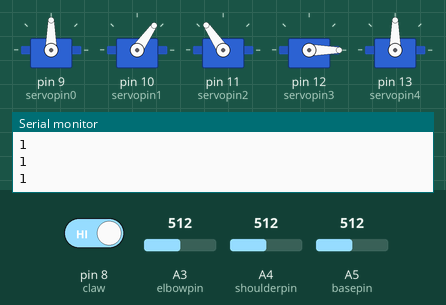
Recording of a sketch running on a simulated Arduino Uno, built with avr-gcc and run on an emulated ATmega328P. Shown: 5 × servo, the last lines printed to the serial monitor. Inputs (shaded band) come from the test bench; at power-on: A3 (elbowpin) = 512, A4 (shoulderpin) = 512, A5 (basepin) = 512, pin 8 (claw) HIGH.

Above: at 1.2 s.
1.3 s: A3 (elbowpin) set to 716
At 2.3 s:
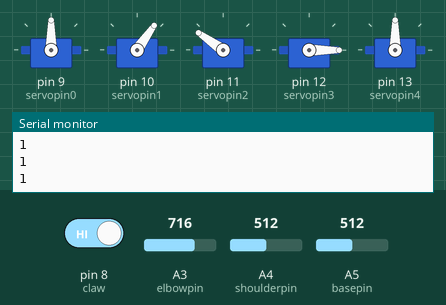
2.8 s: A4 (shoulderpin) set to 716
At 3.3 s:
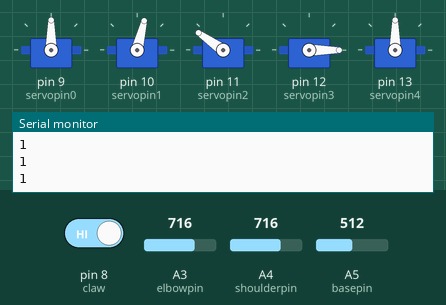
4.3 s: A5 (basepin) set to 716
At 5.5 s:
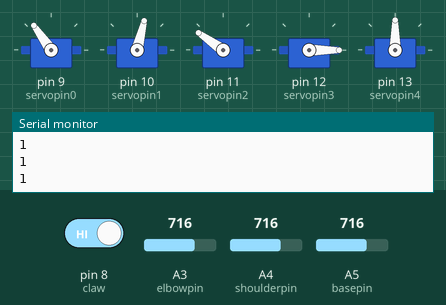
5.8 s: pin 8 (claw) driven LOW
At 6.8 s:
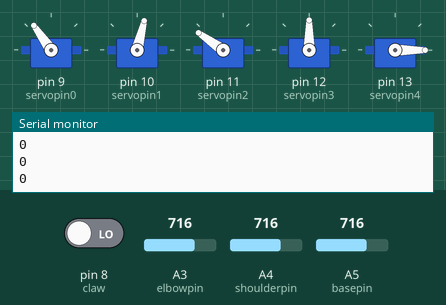
7.3 s: A3 (elbowpin) set to 900
At 8.1 s:
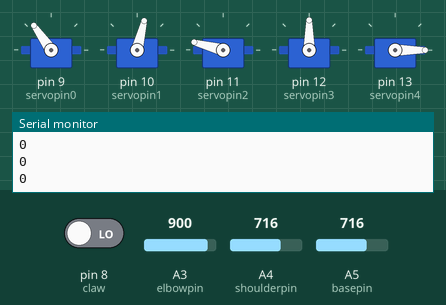
8.8 s: A4 (shoulderpin) set to 900
At 9.2 s:
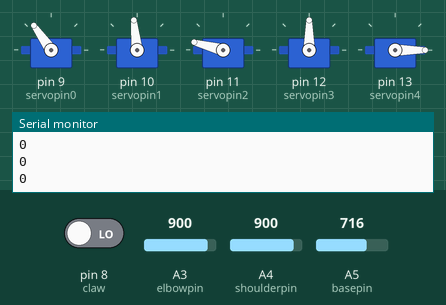
Timing chart, 0 to 11.3 s (numbered marks = the images above; inputs shaded):
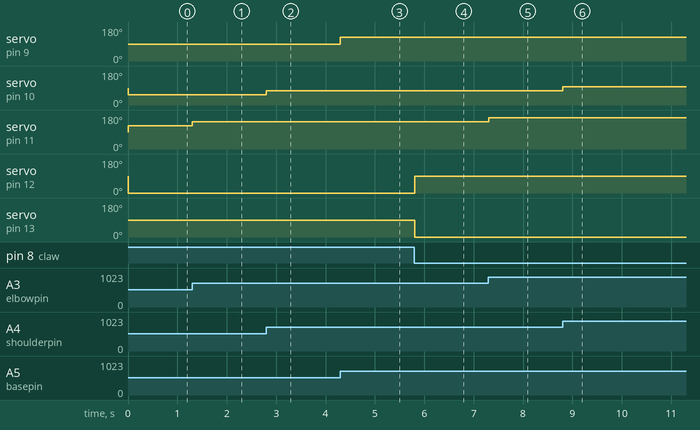

The sketch:

Assisting-Arm-Final-Code.ino
```cpp
// PROJECT   : Assisting Arm
// PURPOSE   : A Moving Robotic Arm Controlled with POTs and Switches
// COURSE    : ICD2O
// AUTHOR    : Evan M
// DATE      : 2024 04 12
// MCU       : 328P (Uno)
// STATUS    : Working
// REFERENCE : http://darcy.rsgc.on.ca/

#include <Servo.h>
// Pins for the inputs
#define basepin A5
#define shoulderpin A4
#define elbowpin A3
#define claw 8

#define servopin0 9
#define servopin1 10
#define servopin2 11
#define servopin3 12
#define servopin4 13

// Starting Positions for the Servos
uint8_t servocount0 = 90;
uint8_t servocount1 = 90;
uint8_t servocount2 = 90;
uint8_t clawcount = 90;
uint8_t clawcount2 = 90;
uint8_t basevalue = 0;

//Attaching Servos
Servo servo0;
Servo servo1;
Servo servo2;
Servo servo3;
Servo servo4;

void setup() {
Serial.begin(9600); // Serial Startup
//Attaching Servos
servo0.attach(servopin0);
servo1.attach(servopin1);
servo2.attach(servopin2);
servo3.attach(servopin3);
servo4.attach(servopin4);
//Attaching Inputs
pinMode(basepin, INPUT);
pinMode(shoulderpin, INPUT);
pinMode(elbowpin, INPUT);
pinMode(claw, INPUT);
}

void loop() {
//Inputs for the if loops
int base = analogRead(basepin);
int basevalue = map(base, 0, 1023, 0, 180);
int shoulder = analogRead(shoulderpin);
int shouldervalue = map(shoulder, 0, 1023, 0, 110);
int elbow = analogRead(elbowpin);
int elbowvalue = map(elbow, 0, 1023, 70, 180);
uint8_t cl = digitalRead(claw);

if (basevalue > 178){
  basevalue = basevalue - 1;
}
if (basevalue < 2){
  basevalue = basevalue + 1;
}

servo0.write(basevalue);
delay(1);

if (shouldervalue > 110){
  shouldervalue = shouldervalue - 1;
}
if (shouldervalue < 2){
  shouldervalue = shouldervalue + 1;
}

servo1.write(shouldervalue);
delay(1);

if (elbowvalue > 110){
  elbowvalue = elbowvalue - 1;
}
if (elbowvalue < 2){
  elbowvalue = elbowvalue + 1;
}
servo2.write(elbowvalue);
delay(1);

if (cl == 0){
  clawcount = 90;
  clawcount2 = 0;
  servo3.write(clawcount);
  servo4.write(clawcount2);
  delay(1);
}
if (cl == 1){
  clawcount = 0;
  clawcount2 = 90;
  servo3.write(clawcount);
  servo4.write(clawcount2);
  delay(1);
}
if (servocount0 > 170){
servocount0 = 170;
delay(1);
}
if (servocount1 > 90){
servocount1 = 90;
delay(1);
}
if (servocount2 > 90){
servocount2 = 90;
delay(1);
}
if (servocount0 < 10){
servocount0 = 10;
delay(1);
}
if (servocount1 < 10){
servocount1 = 10;
delay(1);
}
if (servocount2 < 10){
servocount2 = 10;
delay(1);
}
Serial.println(cl);

delay(1);
}
```

Measured:
- after the input at 1.3 s, servo on pin 11 (servopin2): 124° → 145° at once
- after the input at 2.8 s, servo on pin 10 (servopin1): 55° → 76° at once
- after the input at 4.3 s, servo on pin 9 (servopin0): 90° → 125° at once
- after the input at 5.8 s, servo on pin 12 (servopin3): 0° → 90° at once; servo on pin 13 (servopin4): 90° → 0° at once
- after the input at 7.3 s, servo on pin 11 (servopin2): 145° → 165° at once
- after the input at 8.8 s, servo on pin 10 (servopin1): 76° → 96° at once
